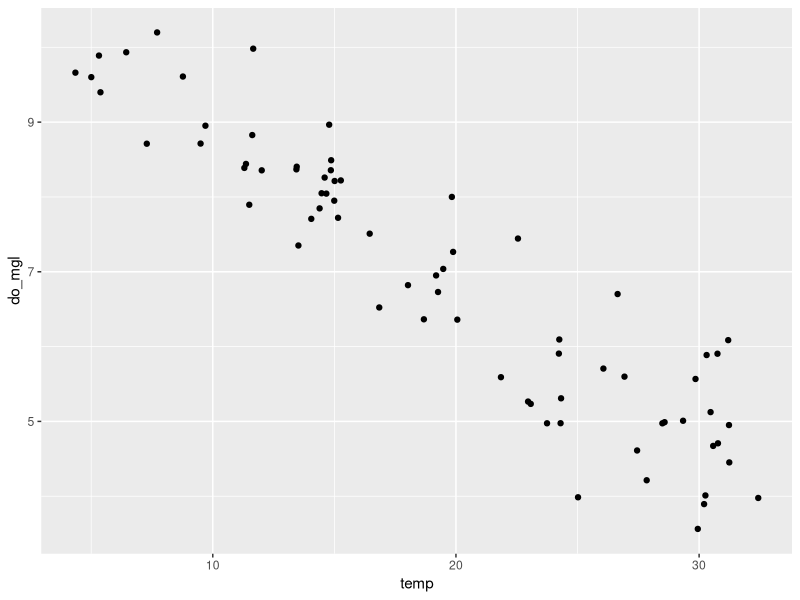
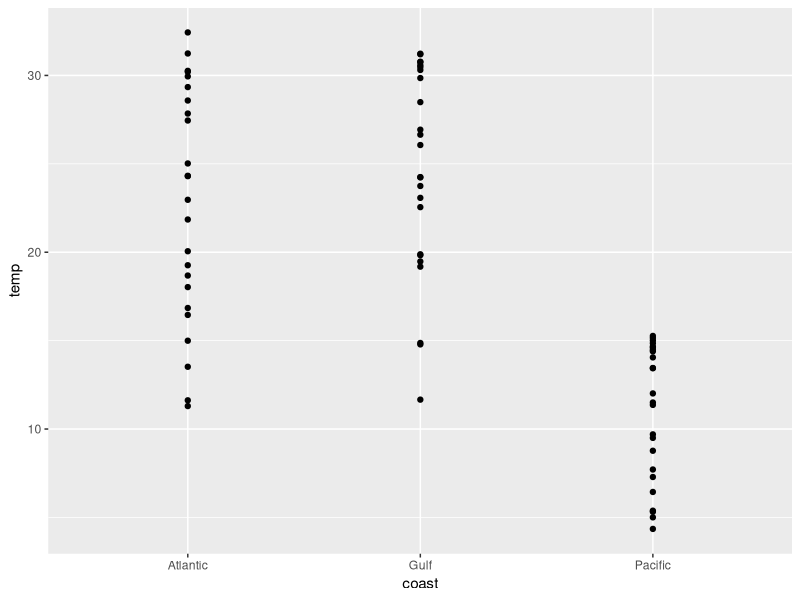
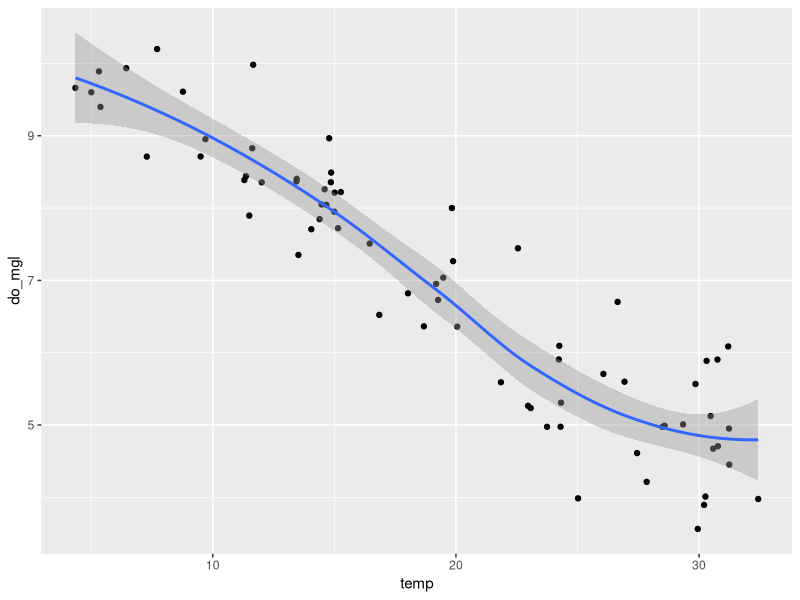
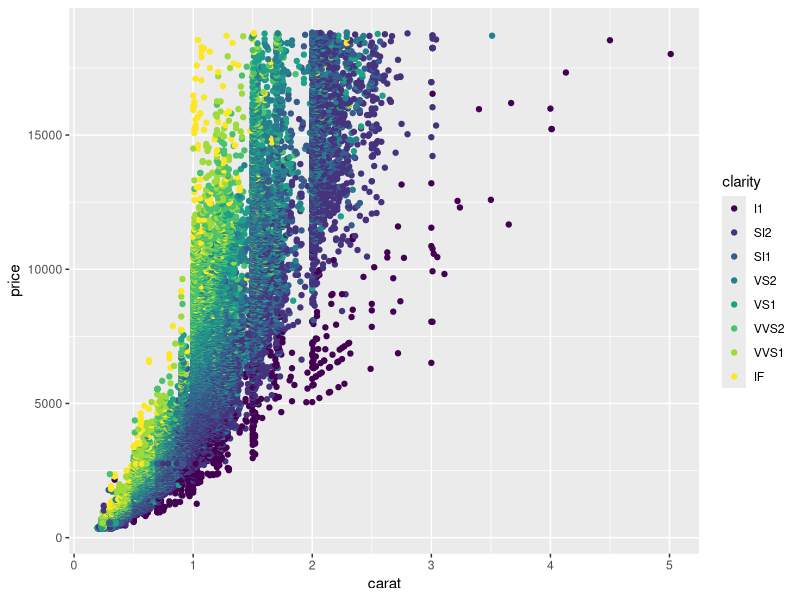

Write R code to recreate these figures, in order.
## ---- chunk 1
library(tidyverse)
library(here)
## ---- chunk 2
wq <- read.csv(here::here('data', 'monthly_wq.csv')) 

## ---- chunk 3


## ---- chunk 4
# original
ggplot(data = wq) + 
  geom_point(mapping = aes(x = temp, y = do_mgl))


## ---- chunk 5


## ---- chunk 6
ggplot(data = wq) +
  geom_point(mapping = aes(x = coast, y = temp)) 

## ---- chunk 7
diamonds

## ---- chunk 8
ggplot(wq) +
  geom_point(aes(temp, do_mgl)) +
  geom_smooth(aes(temp, do_mgl)) 

## ---- chunk 9
getwd()
## ---- chunk 10
ggplot(data = diamonds) +
  geom_point(aes(x = carat, y = price, color = clarity))
